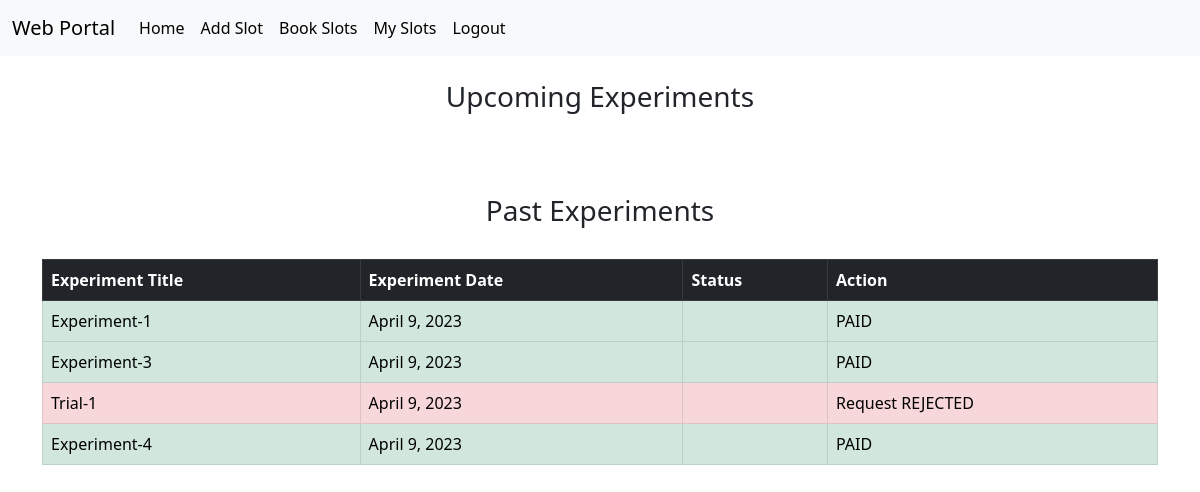
The app's page /mySlots (signed in), older data.
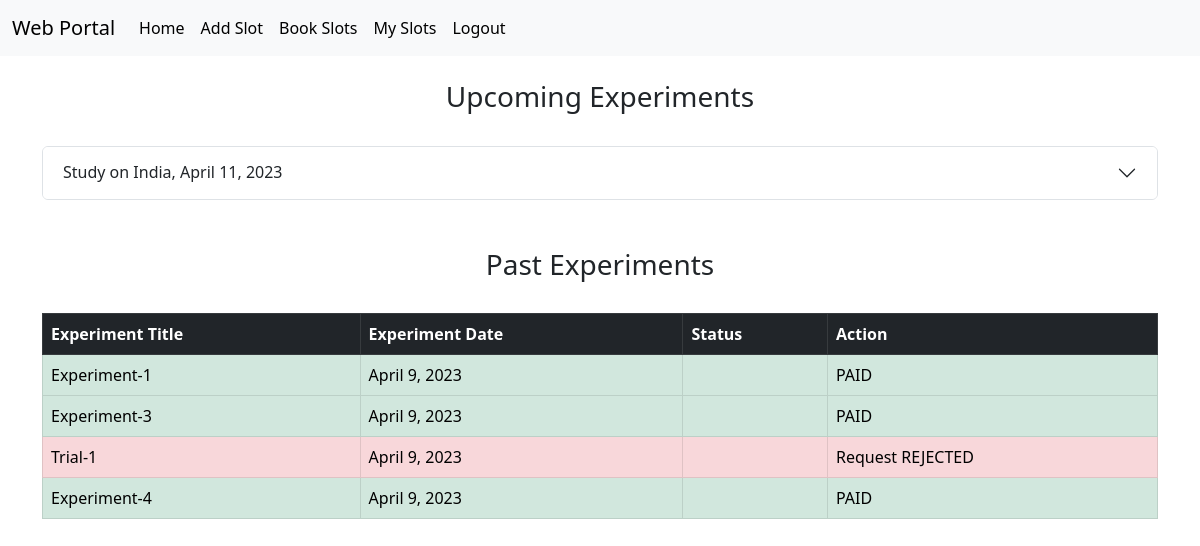
The same page, newer data.
### App/models.py (models this page shows)
class Order(models.Model):
    status_choice= [
        ('pending', 'Pending'),
        ('completed', 'Completed'),
        ('paid ', 'Paid '),
        ('rejected', 'Rejected')
    ]
    candidate = models.ForeignKey(User, on_delete=models.CASCADE)
    slot = models.ForeignKey(Slot, on_delete=models.CASCADE)
    dateBooked = models.DateField()
    exptStatus = models.CharField(max_length=30,choices=status_choice,default='pending')
    isBooked = models.BooleanField(default = False)

class Slot(models.Model):
    exptTitle = models.CharField(max_length = 50)
    exptDesc = models.CharField(max_length = 100)
    exptDate = models.DateField()
    numberOfSeats = models.IntegerField()
    startTime = models.TimeField()
    endTime = models.TimeField()
    candidateList = models.ManyToManyField(
        User,
        through="Order",
        through_fields=("slot", "candidate"),
    )

### App/views.py (the view)
# urls.py: path('mySlots', views.mySlots, name='mySlots'),
@login_required(login_url='login')
def mySlots(request):
    orders = Order.objects.filter(candidate = request.user)
    upcomingSlots = []
    pastOrders = []
    for order in orders:
        if order.slot.exptDate < datetime.date.today():
            pastOrders.append(order)
        else:
            upcomingSlots.append(order.slot)
    return render(request, "mySlots.html", locals())

### templates/mySlots.html (shortened to what this page needs)
{% extends 'base.html' %} {% block title %}My Slots{% endblock title %}
{% block body %}
<div class="container">
  <br/>
<h3 style="text-align:center">Upcoming Experiments</h3>
<br/>
<div class="accordion" id="accordionExample">
    {% for slot in upcomingSlots %}
    <div class="accordion-item">
      <h2 class="accordion-header">
        <button  class="accordion-button collapsed" type="button" data-bs-toggle="collapse" data-bs-target="#collapse{{slot.id}}" aria-expanded="false" aria-controls="collapse{{slot.id}}" >
          {{slot.exptTitle}}, {{slot.exptDate}}
        </button>
      </h2>
    </div>
    {%endfor %}
</div>
<br/><br/>
<h3 class="text-center">Past Experiments</h3>
<br/>
<table class="table table-hover table-bordered">
    <thead>
  <tr class="table-dark">
    <th>Experiment Title</th>
    <th>Experiment Date</th>
    <th>Status</th>
    <th>Action</th>
  </tr>
</thead>
<tbody>
  {% for order in pastOrders %}
    {% if order.exptStatus == "pending" %}
    <tr class="table-secondary">
        <td>{{order.slot.exptTitle}}</td>
        <td>{{order.slot.exptDate}}</td>
        <td>{{order.exptStatus}}</td>
        <td>
            <form action = "requestCompletion/{{order.id}}" method="POST" id="completeSlot" name="update">
                {% csrf_token %}
                <input type="submit" value = "Initiate Payment Request" class="btn btn-warning">
            </form>
        </td>
    </tr>
    {% elif order.exptStatus == "paid"%}
    <tr class="table-success">
        <td>{{order.slot.exptTitle}}</td>
        <td>{{order.slot.exptDate}}</td>
        <td>{{order.status}}</td>
        <td>PAID</td>
    </tr>
    {% else %}
    <tr class="table-danger">
        <td>{{order.slot.exptTitle}}</td>
        <td>{{order.slot.exptDate}}</td>
        <td>{{order.status}}</td>
        <td>Request REJECTED</td>
    </tr>
    {% endif %}
  {% endfor %}
</tbody>
</table>
</div>
{%endblock body%}

Row changes from the older to the newer data that the page shows:
now on this page (row edited): Slot: exptTitle "Study on India", exptDate "April 11, 2023"
